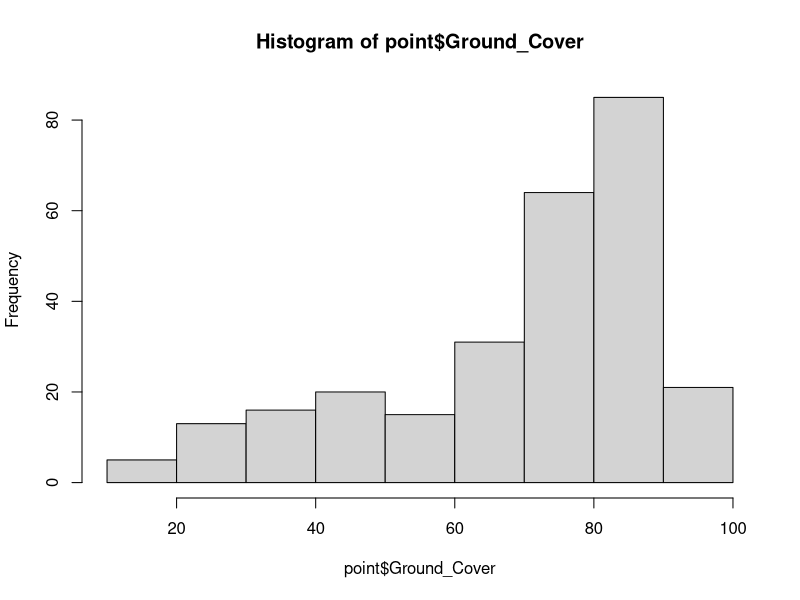
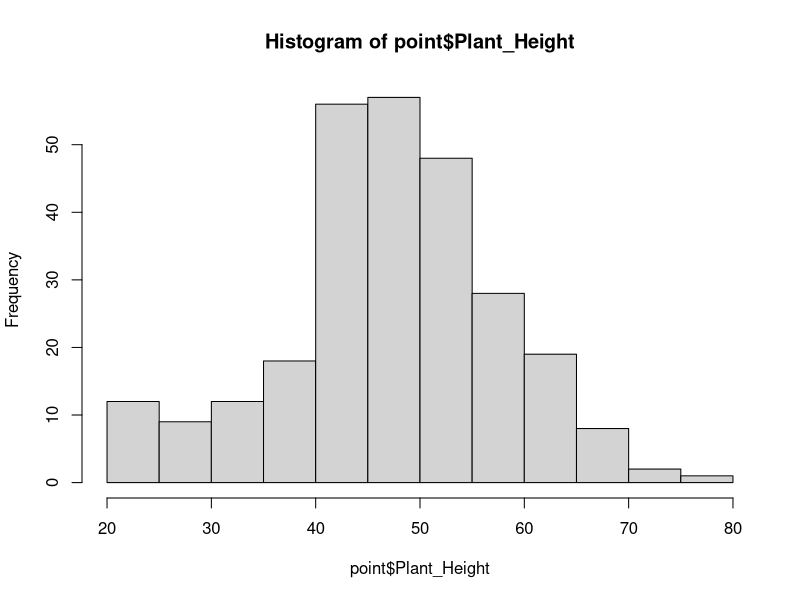

Write R code to recreate these figures, in order.
#Libraries

library("dplyr")



#Data----
point <- read.csv("01. Data/Point_Data.csv")
head(point);dim(point)

field <- read.csv("01. Data/Survey_Data.csv")
head(field);dim(field)

morpho <- read.csv("01. Data/Morphospecies_Data.csv")
head(morpho);dim(morpho)

obs <- read.csv("01. Data/Observation_Data.csv")
head(obs);dim(obs)


#Prepping data----

##Removing unneeded columns----

summary(obs)
obs <- obs[,-which(names(obs) =="Notes")]

summary(morpho)
morpho <- morpho[,-which(names(morpho)=='NOTES')]
morpho <- morpho[,-which(names(morpho)=='In_Database')]
morpho <- morpho[,-which(names(morpho)=='Duplicates')]

summary(point)
point <- point[,-which(names(point)=='X_Cor')]
point <- point[,-which(names(point)=='Y_Cor')]

summary(field)
field <- field[,-which(names(field)=='Notes')]
field <- field[,-c(7:16)]
field <- field[,-which(names(field) =="NDVIsum_Field")] 
field <- field[,-which(names(field) =="Potato_Varient_1")] 
field <- field[,-which(names(field) =="Potato_Varient_2")] 

table(field$X500m_Prop_Build) #high proportion of zeros makes it unsuitable for modelling 
field <- field[,-which(names(field) =="X500m_Prop_Build")]

table(field$X500m_Prop_Nat_Graze) #high proportion of zeros makes it unsuitable for modelling
field <- field[,-which(names(field) =="X500m_Prop_Nat_Graze")]

table(field$X500m_Prop_Water)
table(field$X500m_Prop_Crops)

table(field$X1km_Prop_Build)#Not enough variation in data - unsuitable for modelling
field <- field[,-which(names(field) =="X1km_Prop_Build")]

table(field$X1km_Prop_Nat)#high proportion of zeros makes it unsuitable for modelling 
field <- field[,-which(names(field) =="X1km_Prop_Nat")]

table(field$X1km_Prop_Water)
table(field$X1km_Prop_Crops)
table(field$X1km_Prop_Nat_Graze) #high proportion of zeros makes it unsuitable for modelling 
field <- field[,-which(names(field) =="X1km_Prop_Nat_Graze")]

hist(point$Ground_Cover)
hist(point$Plant_Height)

#CORRELATION TO DO----

##Merging data bases----

variables <- data.frame(Site = point$Site,Height = point$Plant_Height,GC = point$Ground_Cover,Position = point$Spatial_Position,ID = point$Survey_Field)

variables <- merge(variables,field, by = "ID")

head(variables);dim(variables)

variables <- variables %>% dplyr::select(ID,Site,Field,Height, GC, Position,Day_Sampled,Crop_Age_Days,Field_Area_m2,X1km_Prop_Water,NDVImean_Field,NDVIsum_1km)


invert <- data.frame(ID = obs$Site,Morphospecies = obs$Morphospecies)

invert <- merge(invert,morpho,by = "Morphospecies")
head(invert);dim(invert)


##removing wasps, Lepidoptera and serpintine leaf miner----
dim(invert)

length(invert$Trophic[invert$Trophic == 'Parasite'])
invert <- invert[invert$Trophic != 'Parasite',]

table(invert$Order)
length(invert$Trophic[invert$Order == 'Lepidoptera'])
invert <- invert[invert$Order != 'Lepidoptera',]

length(invert$Morphospecies[invert$Morphospecies == 'Serpintine_Leaf_Miner'])
invert <- invert[invert$Morphospecies != 'Serpintine_Leaf_Miner',]


##Removing first survey observations----
#diversity measures taken weren't reliable so excluded from analysis

head(variables)

length(variables$ID[variables$ID == 'S1_F3'])
variables <- variables[variables$ID != 'S1_F3',]

head(invert)

dim(invert)

invert <- invert[!grepl("^S1", invert$ID), ]

#Diversity measures for modelling----

##Richness----

###Araneae
richness <- aggregate(Morphospecies ~ ID, data = invert[invert$Order == "Araneae",], FUN = function(x) length(unique(x)))

##Add the richness number to the database

###Hemieptera

###Coleoptera

  #Diversity -> araneae, hemi, coleoptera
  #Community Comp -> araneae, hemi, coleoptera
  #Beta Diversity -> araneae, hemi, coleoptera
  #Functional abundance
    #araneae - hunting type
    #hemi - size and trophic
    #coleoptera - size and trophic

#Then need to check all these calculations for spatial autocorrelation
#Don't forget to remove all the cordinates etc. after this 
